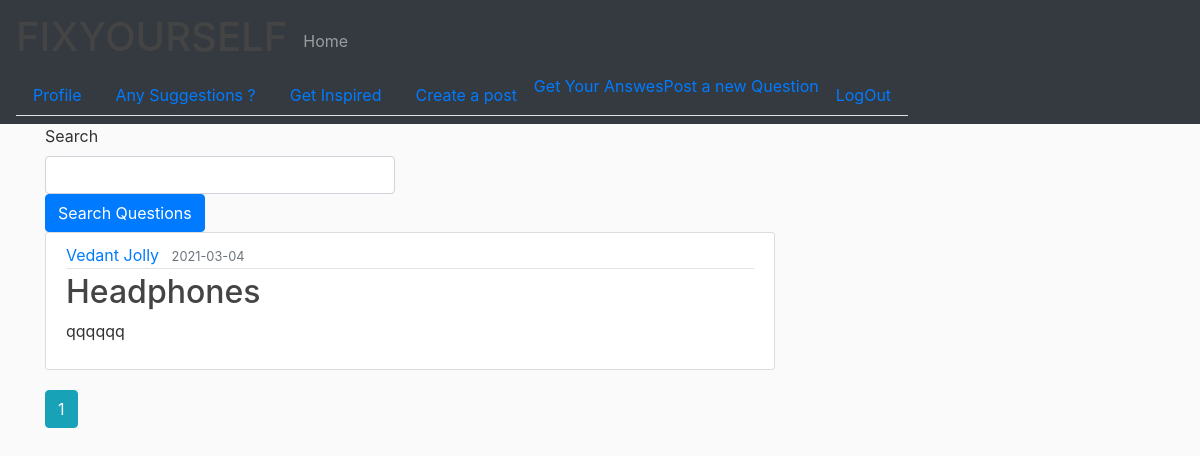
/questions (signed in), run on the app's committed database.
### website/models.py (models this page shows, shortened)
class Question(db.Model):
    __searchable__ = ['title', 'content']
    id = db.Column(db.Integer, primary_key=True)
    title = db.Column(db.String(256), nullable=False)
    date_posted = db.Column(db.DateTime, nullable=False, default=datetime.utcnow)
    content = db.Column(db.Text, nullable=False)
    user_id = db.Column(db.Integer, db.ForeignKey('user.id'), nullable=False)
    answers = db.relationship('Answer', backref='answer', lazy=True)

class User(db.Model, UserMixin):
    id = db.Column(db.Integer, primary_key=True)
    name = db.Column(db.String(20), nullable=False)
    email = db.Column(db.String(120), unique=True, nullable=False)
    image_file = db.Column(db.String(20), nullable=False, default='default.jpg')
    password = db.Column(db.String(60), nullable=False)
    posts = db.relationship('Post', backref='author', lazy=True)
    feedbacks = db.relationship('Feedback', backref='customer', lazy=True)
    questions = db.relationship('Question', backref='author', lazy=True)

### website/routes.py (the view)
@app.route("/questions")
@login_required
def all_questions():
    page = request.args.get('page', 1, type=int)
    questions = Question.query.order_by(Question.date_posted.desc()).paginate(page=page, per_page=5)
    return render_template('allQuestions.html', posts=questions)

### website/models.py (called while the page is built)
@login_manager.user_loader
def load_user(user_id):
    return User.query.get(int(user_id))

### website/templates/allQuestions.html
{% extends 'layout.html' %}
{% block content %}
<form class="row g-3" method="GET" action="search">
<div class="col-md-6">
<label for="inputEmail4" class="form-label">Search</label>
<input type="text" class="form-control" id="inputEmail4" name="inputEmail4">
</div>
<div class="col-12">
<button type="submit" class="btn btn-primary">Search Questions</button>
</div>
</form>
  {% for post in posts.items %}
      <article class="media content-section">
        <div class="media-body">
          <div class="article-metadata">
            <a class="mr-2" href="{{ url_for('user_questions',username=post.author.name) }}">{{ post.author.name }}</a>
            <small class="text-muted">{{ post.date_posted.strftime("%Y-%m-%d") }}</small>
          </div>
          <h2><a class="article-title" href="{{ url_for('question',question_id = post.id) }}">{{ post.title }}</a></h2>
          <p class="article-content">{{ post.content }}</p>
        </div>
      </article>
  {% endfor %}
  {% for page_num in posts.iter_pages(left_edge=1,right_edge=1,left_current=1,right_current=2) %}
    {% if page_num %}
      {% if posts.page == page_num %}
        <a class="btn btn-info mb-4" href="{{url_for('all_questions',page=page_num)}}">{{page_num}}</a>
      {% else %}
        <a class="btn btn-outline-info mb-4" href="{{url_for('all_questions',page=page_num)}}">{{page_num}}</a>
      {% endif %}
    {% else %}
      ...
    {% endif %}
  {% endfor %}
{% endblock content %}

### website/static/main.css (style rules this page uses)
body { background: #fafafa; color: #333333; }
h1, h2, h3, h4, h5, h6 { color: #444444; }
.content-section { background: #ffffff; padding: 10px 20px; border: 1px solid #dddddd; border-radius: 3px; margin-bottom: 20px; }
.article-title { color: #444444; }
.article-content { white-space: pre-line; }
.article-metadata { padding-bottom: 1px; margin-bottom: 4px; border-bottom: 1px solid #e3e3e3 }

### data on the page
Question: author.name "Vedant Jolly", date_posted "2021-03-04", title "Headphones", content "qqqqqq"

### other printed values
{{ page_num }} "1"
